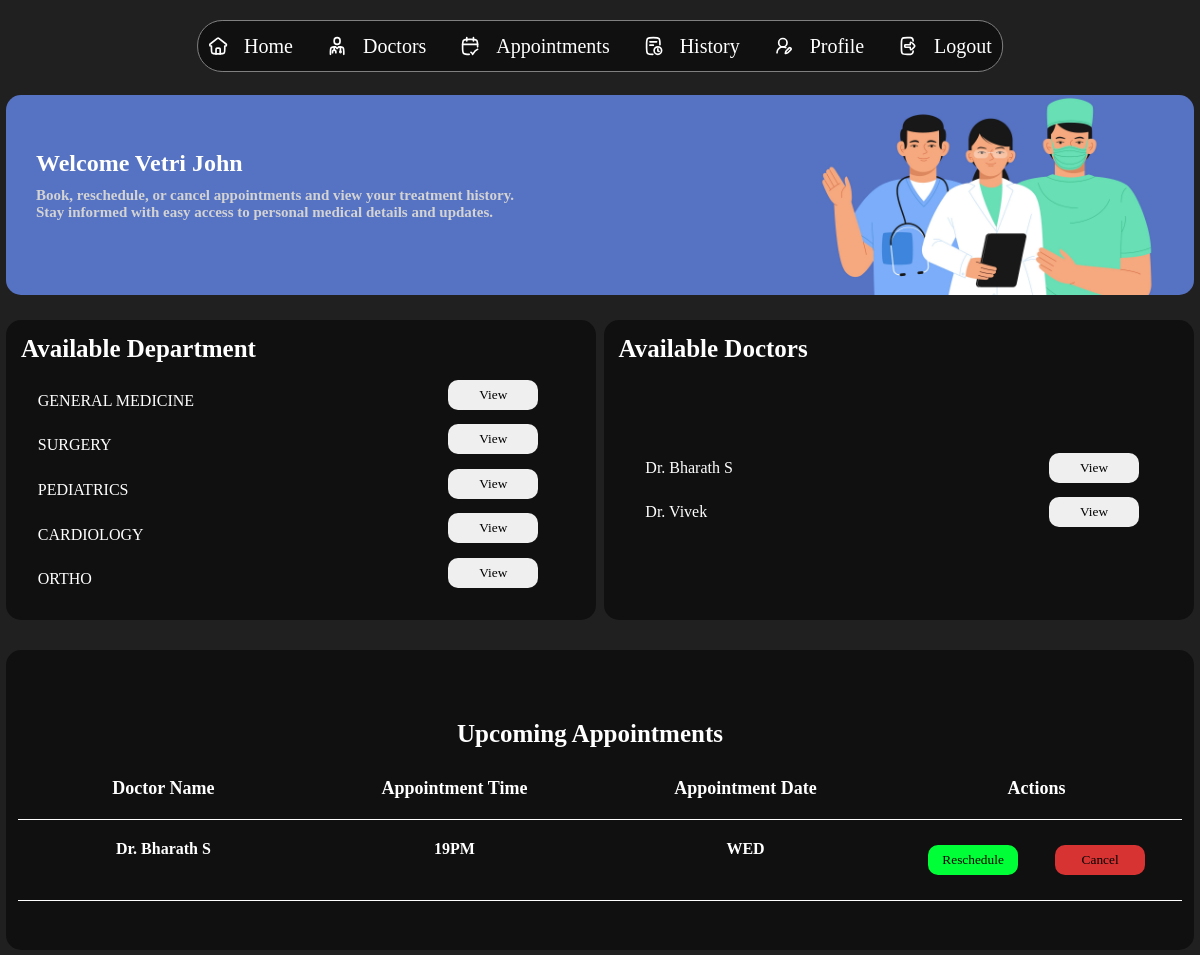
The app's page /patient_dashboard (signed in) with its own data.
### tables this page shows
CREATE TABLE PATIENTS(
                PATIENT_ID INTEGER PRIMARY KEY,
                PATIENT_NAME TEXT,
                AGE INTEGER,
                GENDER TEXT,
                ADDRESS TEXT,
                CONTACT TEXT,
                BLOOD_GRP TEXT,
                ALLERGIES TEXT,
                STATE TEXT,
                FOREIGN KEY (PATIENT_ID) REFERENCES USERS (USER_ID) ON DELETE CASCADE);

CREATE TABLE DEPARTMENTS(
                DEPT_ID INTEGER PRIMARY KEY AUTOINCREMENT,
                DEPT_NAME TEXT);

CREATE TABLE "APPOINTMENTS"(
                APPOINTMENT_ID INTEGER PRIMARY KEY AUTOINCREMENT,
                PATIENT_ID INTEGER,
                PATIENT_NAME TEXT,
                DOC_ID INTEGER,
                DOC_NAME TEXT,
                APPOINTMENT_DATE DATE,
                APPOINTMENT_TIME TIME,
                STATUS TEXT,
                FOREIGN KEY (PATIENT_ID) REFERENCES PATIENTS (PATIENT_ID),
                FOREIGN KEY (PATIENT_NAME) REFERENCES PATIENTS (PATIENT_NAME),
                FOREIGN KEY (DOC_ID) REFERENCES DOCTORS (DOC_ID),
                FOREIGN KEY (DOC_NAME) REFERENCES DOCTORS (DOC_NAME));

### app.py (the view)
@app.route('/patient_dashboard')
def patient_dashboard():
    uname = session.get('username')
    con = sqlite3.connect(database)
    cur = con.cursor()
    cur.execute("SELECT PATIENT_NAME FROM PATIENTS WHERE PATIENT_NAME LIKE ?", (f"%{uname}%",))
    name=cur.fetchone()
    patname=name[0]
    cur.execute("SELECT DEPT_NAME FROM DEPARTMENTS")
    depttab=cur.fetchall()
    cur.execute("SELECT DISTINCT DOC_NAME FROM DOC_AVAILABILITY")
    doctab=cur.fetchall()
    docdict={}
    cur.execute("SELECT DEPT_NAME, DOC_NAME FROM DOCTORS")
    res = cur.fetchall()
    for dept, doc in res:
        dept = dept.strip().upper()
        if dept not in docdict:
            docdict[dept]=[]
        docdict[dept].append(doc)
    timings={}
    cur.execute("SELECT DOC_NAME, DAY, TIME, AVAILABILITY FROM DOC_AVAILABILITY")
    res = cur.fetchall()
    for doc, day, time, avail in res:
        if doc not in timings:
            timings[doc] = []
        timings[doc].append(f"{day} : {time} → {avail}")
    print("TIMINGS:", repr(timings))
    cur.execute("SELECT APPOINTMENT_ID, DOC_NAME, APPOINTMENT_TIME, APPOINTMENT_DATE FROM APPOINTMENTS WHERE PATIENT_NAME LIKE ? AND STATUS='Booked'",(f"%{uname}%",))
    tab=cur.fetchall()
    return render_template("patient/dashboard.html",patname=patname,depttab=depttab,doctab=doctab,docdict=docdict,timings=timings,tab=tab)

### Templates/patient/dashboard.html (shortened to what this page needs)
<!DOCTYPE html>
<html lang="en">
<head>
    <link rel="stylesheet" href="{{ url_for('static', filename='css/admindash.css') }}">
</head>
<body>
    <div class="navbar">
            <div class="icon">
                <img src="{{ url_for('static',filename='icons/home.svg')}}" alt="">
                <a href="/patient_dashboard">Home</a>
            </div>
            <div class="icon">
                <img src="{{ url_for('static',filename='icons/doc.svg')}}" alt="">
                <a href="/doctor_list">Doctors</a>
            </div>
            <div class="icon">
                <img src="{{ url_for('static',filename='icons/app.svg')}}" alt="">
                <a href="/bookappointment">Appointments</a>
            </div>
            <div class="icon">
                <img src="{{ url_for('static',filename='icons/history.svg')}}" alt="">
                <a href="/history">History</a>
            </div>
            <div class="icon">
                <img src="{{ url_for('static',filename='icons/profile.svg')}}" alt="">
                <a href="/updatepatprofile">Profile</a>
            </div>
            <div class="icon">
                <img src="{{ url_for('static',filename='icons/logout.svg')}}" alt="">
                <a href="/">Logout</a>
            </div>
    </div>
    <section class="main">
        <div class="view" style="min-height: 92vh;">
            <div class="welcome">
                <div class="text">
                    <h1>Welcome {{patname}}</h1>
                    <h2>Book, reschedule, or cancel appointments and view your treatment history.<br>Stay informed with easy access to personal medical details and updates.</h2>
                </div>
                <img src="{{ url_for('static',filename='images/docbg.jpg')}}" alt="">
            </div>
            <div class="appointmentss" style="display: flex; justify-content: space-between; background:none;">
                <div class="appointments" style="width: 49.70%; background-color: #101011; margin-top: 0px; margin-bottom: 0px; position: relative;">
                    <h1 style="position: absolute; top: 15px; left: 15px;">Available Department</h1>
                    <table style="width: 95%; height: 75%; margin-top: 40px; margin-left: 30px;">
                        {% for i in depttab %}
                        {% set dept_name = i[0].strip().upper() %}
                        <tr>
                            <td>{{ dept_name }}</td>
                            <td style="display: flex; justify-content: center; align-items: center;">
                                <button popovertarget="popover{{ loop.index }}">View</button>
                            </td>
                        </tr>
                        {% endfor %}
                    </table>
                </div>
                <div class="appointments" style="width: 49.70%; background-color: #101011; margin-top: 0px; margin-bottom: 0px; position: relative;">
                    <h1 style="position: absolute; top: 15px; left: 15px;">Available Doctors</h1>
                    <table style="width: 95%; margin-top: 40px; margin-left: 50px;">
                        {% for i in doctab %}
                        {% set docname = i[0] %}
                        <tr>
                            <td class="docname">{{ docname }}</td>
                            <td class="viewbut">
                                <button popovertarget="pdoc{{ loop.index }}">View</button>
                            </td>
                        </tr>
                        {% endfor %}
                    </table>
                </div>
            </div>
            <div class="appointments">
                <h1 id="hmm">Upcoming Appointments</h1>
                <div class="titlee">
                    <div class="app">
                        <h1>Doctor Name</h1>
                    </div>
                    <div class="patient">
                        <h1>Appointment Time</h1>
                    </div>
                    <div class="stat">
                        <h1>Appointment Date</h1>
                    </div>
                    <div class="stat">
                        <h1>Actions</h1>
                    </div>
                </div>
                {% for i in tab%}
                <div class="title">
                    <div class="app">
                        <h1>{{i[1]}}</h1>
                    </div>
                    <div class="patient">
                        <h1>{{i[2]}}</h1>
                    </div>
                    <div class="patient">
                        <h1>{{i[3]}}</h1>
                    </div>
                    <div class="stat" style="display: flex; justify-content: space-evenly; align-items: center; ">
                        <form method="POST" action="{{ url_for('reschedule', app_id=i[0]) }}">
                            <button type="submit" style="background-color: rgb(0, 255, 55);">
                                Reschedule
                            </button>
                        </form>
                        <form action="{{url_for('cancelapp',app_id=i[0])}}" method="post">
                            <button type="submit" style="background-color: rgb(216, 51, 51);">Cancel</button>
                        </form>
                    </div>
                </div>
                {% endfor %}
            </div>
        </div>
    </section>
</body>
</html>

### Static/css/admindash.css (style rules this page uses)
* { margin: 0; padding: 0; }
body { background-color: #202021; }
.main { width: 100%; min-height: 100vh; background-color: #101010; margin-top: 90px; }
.navbar { width: auto; height: 50px; background-color: #101010; border-radius: 25px; border: 1px solid grey; position: fixed; display: flex; align-items: center; justify-content: space-evenly; top: 20px; left: 50%; transform: translate(-50%); z-index: 99999; gap: 1.5em; padding-left: 5px; padding-right: 5px; }
.navbar h1, a { color: white; font-family: 'sfpror'; font-size: 20px; text-decoration: none; }
.icon { display: flex; align-items: center; gap: 1em; height: 40px; border-radius: 25px; padding-left: 5px; padding-right: 5px; cursor: pointer; }
.icon img { width: 20px; }
.view { width:100%; background-color: #202021; overflow-y: scroll; overflow-x: hidden; scrollbar-width: none; display: flex; align-items: center; flex-direction: column; font-family: 'sfpror'; }
.welcome { width: 99%; margin-top: 5px; height: 200px; overflow: hidden; background-color: #5672c2; border-radius: 15px; display: flex; justify-content: space-between; align-items: center; }
.text { width: 700px; }
.welcome img { width: 30%; padding-right:30px ; }
.welcome h1 { color: white; font-family: 'sfprob'; padding-left: 30px; }
.welcome h2 { font-family: 'sfpror'; color: rgb(211, 211, 211); font-size: 15px; padding-top: 10px; padding-left: 30px; }
.boxes h1,h2 { color: white; font-family: 'sfpror'; padding: 20px; z-index: 99999; }
.appointments { width: 99%; min-height: 300px; background-color: #f55a00; background-color: #101010; margin-top: 25px; border-radius: 15px; margin-bottom: 5px; display: flex; flex-direction: column; justify-content: center; align-items: center; }
.appointments h1 { color: white; font-family: 'sfprob'; font-size: 25px; }
.appointmentss { width: 99%; min-height: 300px; background-color: #f55a00; margin-top: 25px; border-radius: 15px; margin-bottom: 5px; display: flex; }
#hmm { color: white; font-family: 'sfprob'; font-size: 25px; padding-right: 20px; padding-top: 20px; }
.titlee { width: 98%; display: flex; justify-content: space-between; padding-bottom: 20px; }
.titlee > div { flex: 1; text-align: center; }
.titlee h1 { font-family: 'sfpror'; font-size: 18px; color:white; padding-top: 30px; }
.title { width: 98%; height: auto; display: flex; justify-content: space-between; border-top: 1px solid white; border-bottom: 1px solid white; cursor: pointer; height: 80px; }
.title > div { flex: 1; text-align: center; }
.title h1 { font-family: 'sfpror'; font-size: 16px; color:white; padding-top: 20px; padding-bottom: 20px; }
button { width: 90px; height: 30px; cursor: pointer; border-radius: 10px; border: none; font-family: 'sfpror'; }
table { font-family: 'sfpror'; color: white; }
.docname, .viewbut { height: 42px; }
.viewbut { padding-left: 300px; }

### records on screen
PATIENTS: PATIENT_NAME "Vetri John"
DEPARTMENTS: DEPT_NAME "GENERAL MEDICINE"
DEPARTMENTS: DEPT_NAME "SURGERY"
DEPARTMENTS: DEPT_NAME "PEDIATRICS"
DEPARTMENTS: DEPT_NAME "CARDIOLOGY"
DEPARTMENTS: DEPT_NAME "ORTHO"
APPOINTMENTS: DOC_NAME "Dr. Bharath S", APPOINTMENT_TIME "19PM", APPOINTMENT_DATE "WED"

### other values on screen
{{ docname }} "Dr. Bharath S" "Dr. Vivek"
